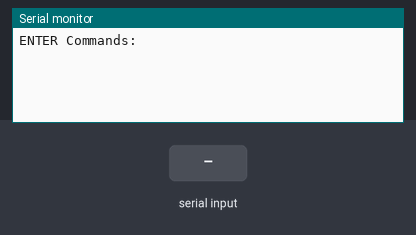
Recording of a sketch running on a simulated Arduino Uno, built with avr-gcc and run on an emulated ATmega328P. Shown: the last lines printed to the serial monitor. Inputs (shaded band) come from the test bench.

Above: at 1.2 s.
1.3 s: "1" received over Serial
At 2.5 s:
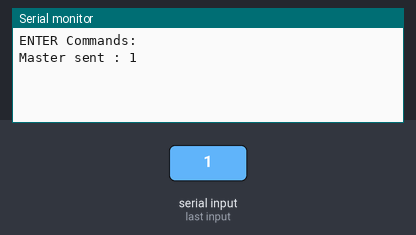
2.8 s: "1" received over the second serial link
At 3.7 s:
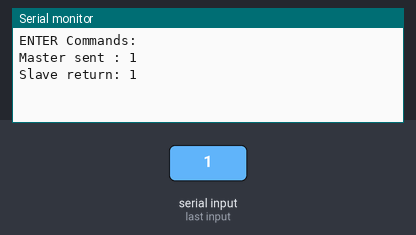
4.3 s: "0" received over Serial
At 4.9 s:
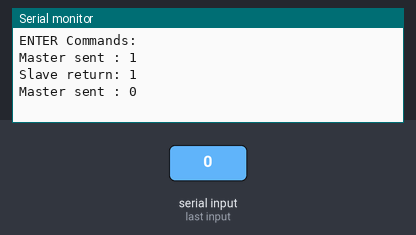
5.8 s: "0" received over the second serial link
At 7.2 s:
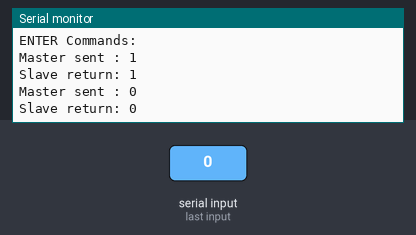

The sketch:

MasterSerial.ino
```cpp
#include <SoftwareSerial.h>

SoftwareSerial ArduinoSlave(2,3);
String msg;

void setup(){

  Serial.begin(9600);
  Serial.println("ENTER Commands:");
  ArduinoSlave.begin(9600);

}

void loop(){
  readSlave(); //Leer el puerto
  readSerialPort(); //Leer el monitor

  if(msg!=""){
    Serial.print("Master sent : ");  //Enviar data slave
    Serial.println(msg);
    ArduinoSlave.print(msg);
    msg="";
  }

}

void readSerialPort(){
 while (Serial.available()) {
   delay(10);
   if (Serial.available() >0) {
     char c = Serial.read();  //leer un byte desde el buffer
     msg += c; //concatenar al String
   }
 }
 Serial.flush(); //limpiar buffer
}
void readSlave(){
 while (ArduinoSlave.available()) {
   delay(10);
   if (ArduinoSlave.available() >0) {
     char c = ArduinoSlave.read();  //leer un byte desde el buffer
     msg += c; //concatenar al String

   }

 }
 if(msg!="") //saber si hay retorno del esclavo
 {
  Serial.println("Slave return: "+ msg);
  msg="";
 }

 ArduinoSlave.flush();
}
```

Measured:
- after the input at 1.3 s, the serial monitor: prints a new line at once (image 1)
- after the input at 2.8 s, the serial monitor: prints a new line at once (image 2)
- after the input at 4.3 s, the serial monitor: prints a new line at once (image 3)
- after the input at 5.8 s, the serial monitor: prints a new line at once (image 4)
